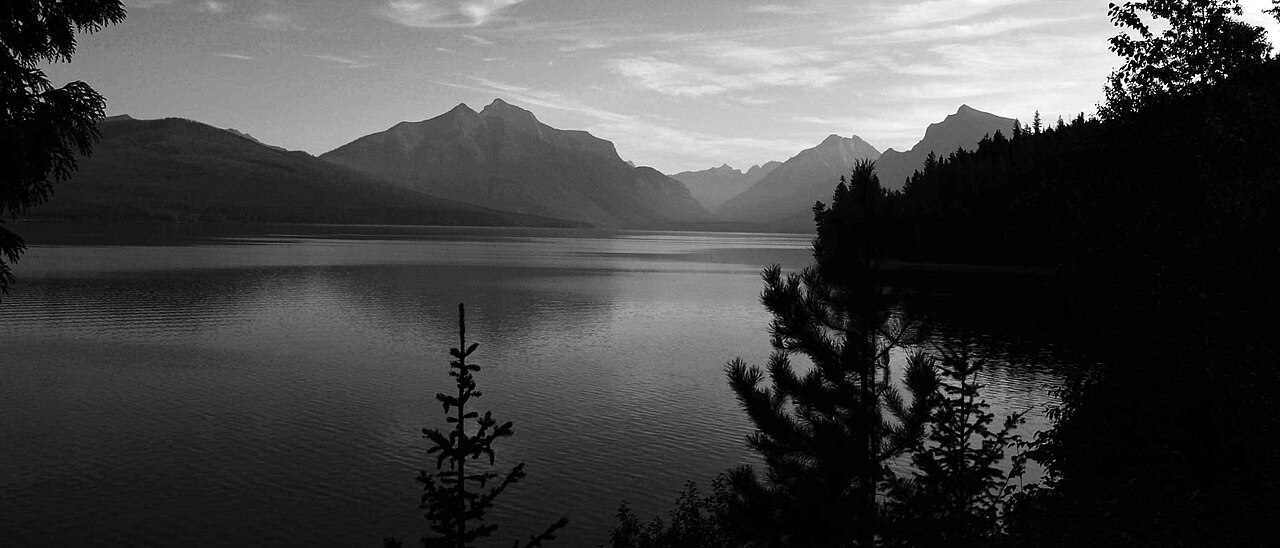
#> input picture tests/fixtures/color_correction/d60_03r/real_mountain_lake_landscape.jpg, 1280 x 548 px; its folder holds only this picture in this run
$ python -i jpg_full_resolution.py   (imports and definitions only)   (older library calls are emulated)
#> lines starting #> are read from the running program, lines starting #| are printed output that depends on the picture
#> further down, picture is the input picture: PIL image 1280x548 L; min 0, max 255, mean 69.2
"""The existing JPEG metrics over every native pixel, with bounded float workspaces.

One-row halos preserve Sobel/Laplacian and JPEG block coordinates at stripe seams.
Exact global quantiles use a private, automatically removed float scratch file;
neither thumbnails nor ROI measurements can approve a full-size candidate.
"""
from __future__ import annotations

import math
import tempfile
from pathlib import Path

import cv2
import numpy as np
from PIL import Image

STRIPE_ROWS = 128


# [10 lines left out: function _percentile_hist, not called in this run]


def _luma(image: Image.Image, top: int, bottom: int) -> np.ndarray:
    rgb = np.asarray(image.crop((0, top, image.width, bottom)), dtype=np.uint8)
    return cv2.cvtColor(rgb, cv2.COLOR_RGB2GRAY).astype(np.float32)


# [5 lines left out: function _gradient, not called in this run]


class FullResolutionSourceAnalysis:
    """Request-local, read-only Source preprocessing for native JPEG metrics."""

    def __init__(self, source: Image.Image):
        self.size = source.size
#> self.size = (1280, 548)
        self.width, self.height = source.size
#> self.width = 1280; self.height = 548
        self.pixels = self.width * self.height
#> self.pixels = 701440
        self._temporary = tempfile.TemporaryDirectory(prefix="hdde-jpg-source-analysis-")
        self._maps: list[np.memmap] = []
        self._closed = False
        try:
            self._build(source)
        except Exception:
            self.close()
            raise

    def _map(self, name: str, dtype, shape) -> np.memmap:
        path = Path(self._temporary.name) / f"{name}.bin"
        mapped = np.memmap(path, mode="w+", dtype=dtype, shape=shape)
        self._maps.append(mapped)
        return mapped

    def _build(self, source: Image.Image) -> None:
        width, height, pixels = self.width, self.height, self.pixels
#> width = 1280; height = 548; pixels = 701440
        self.source_rgb = self._map("rgb", np.uint8, (height, width, 3))
        self.source_luma = self._map("luma", np.float32, (height, width))
        self.source_gradient = self._map("gradient", np.float32, (height, width))
        self.source_lab = self._map("lab", np.float32, (height, width, 3))
        self.source_hf_sum = 0.0

        with tempfile.TemporaryFile(prefix="hdde-jpg-source-percentile-") as scratch:
            values = np.memmap(scratch, mode="w+", dtype=np.float32, shape=(pixels,))
            try:
                for y in range(0, height, STRIPE_ROWS):
                    end = min(height, y + STRIPE_ROWS)
                    top, bottom = max(0, y - 1), min(height, end + 1)
                    core = slice(y - top, end - top)
                    rgb_with_halo = np.asarray(source.crop((0, top, width, bottom)), dtype=np.uint8)
                    source_rgb = rgb_with_halo[core]
                    source_luma = cv2.cvtColor(rgb_with_halo, cv2.COLOR_RGB2GRAY).astype(np.float32)
                    source_gradient = _gradient(source_luma)[core]
                    self.source_rgb[y:end] = source_rgb
                    self.source_luma[y:end] = source_luma[core]
                    self.source_gradient[y:end] = source_gradient
                    self.source_lab[y:end] = cv2.cvtColor(
                        source_rgb.astype(np.float32) / 255.0, cv2.COLOR_RGB2LAB,
                    )
                    self.source_hf_sum += float(
                        np.sum(np.abs(cv2.Laplacian(source_luma, cv2.CV_32F)[core]), dtype=np.float64)
                    )
                    values[y * width:end * width] = source_gradient.reshape(-1)
#> this loop made 1 pass
#> pass 1, in _build, `rgb_with_halo = np.asarray(source.crop((0, top, width, bottom)), dtype..`:
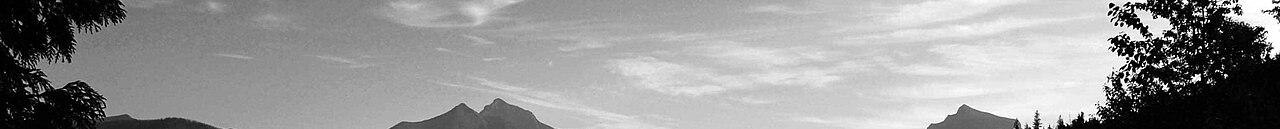
#> rgb_with_halo: shape (129, 1280); min 0, max 255, mean 150.5
#> pass 1, in _build, `source_rgb = rgb_with_halo[core]`:
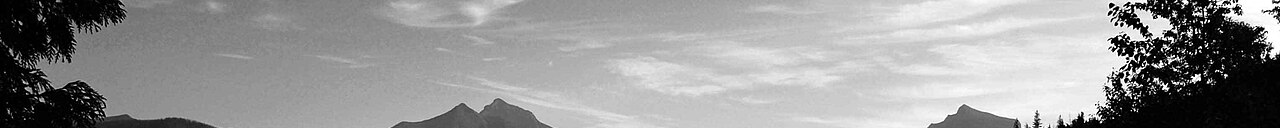
#> source_rgb: shape (128, 1280); min 0, max 255, mean 150.8
#> after the loop: self.source_gradient: shape (548, 1280) float32; every value is 0
#> after the loop: self.source_lab: shape (548, 1280, 3) float32; every value is 0
#> after the loop: self.source_rgb: shape (548, 1280, 3); every value is 0
#> after the loop, self.source_hf_sum = 0
                self.edge_threshold = max(16.0, float(np.percentile(values, 85, overwrite_input=True)))
            finally:
                values._mmap.close()

        self.source_edge_sum = 0.0
        for y in range(0, height, STRIPE_ROWS):
            end = min(height, y + STRIPE_ROWS)
            gradient = self.source_gradient[y:end]
            edge = gradient >= self.edge_threshold
            self.source_edge_sum += float(np.sum(gradient[edge], dtype=np.float64))
        for mapped in self._maps:
            mapped.flush()
            mapped.flags.writeable = False

    # [106 lines left out: function measure, not called in this run]

    def close(self) -> None:
        if self._closed:
            return
        self._closed = True
        for mapped in self._maps:
            try:
                mapped._mmap.close()
            except Exception:
                pass
        self._maps.clear()
        self._temporary.cleanup()

    def __enter__(self) -> "FullResolutionSourceAnalysis":
        return self

    def __exit__(self, _type, _value, _traceback) -> None:
        self.close()


# [14 lines left out: function full_resolution_metrics, not called in this run]

>>> from PIL import Image
>>> picture = Image.open('../../tests/fixtures/color_correction/d60_03r/real_mountain_lake_landscape.jpg')
#> (the run stopped early here; a loop or call above may not have finished)

$ run again, on tests/fixtures/color_correction/d60_03r/real_sunset_landscape.jpg
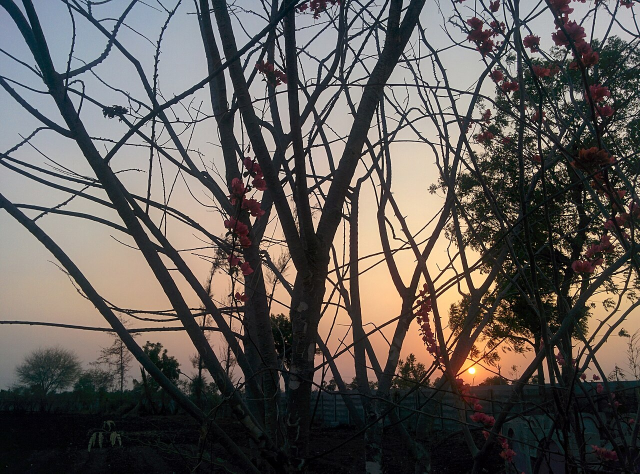
#> input picture tests/fixtures/color_correction/d60_03r/real_sunset_landscape.jpg, 1280 x 947 px (shown at 1/2 size)
#> picture is the input picture: PIL image 1280x947 RGB; mean R, G, B 95.6, 90.1, 86.1
#> the loop in _build, `for y in range(0, height, STRIPE_ROWS):` made 8 passes
#> self.source_hf_sum on passes 1 to 8: 7211307, 16057711, 24901450, 32797546, 39335067, 45236422, 46970891, 47496743
#> after the loop in _build, `for y in range(0, height, STRIPE_ROWS):`: self.source_hf_sum = 47496743
#> self.edge_threshold = 220.4
#> the loop in _build, `for y in range(0, height, STRIPE_ROWS):` made 8 passes
#> self.source_edge_sum on passes 1 to 8: 16131315.2, 35213716.9, 54204632.5, 70680067.7, 84614684, 95307124.4, 95750834.2, 95754167.4
#> pass 1, in _build, `edge = gradient >= self.edge_threshold`:
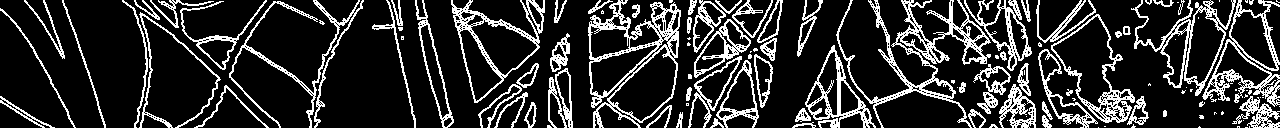
#> edge: shape (128, 1280) bool; 18.8% white in thin lines or dots
#> pass 3, in _build, `gradient = self.source_gradient[y:end]`:
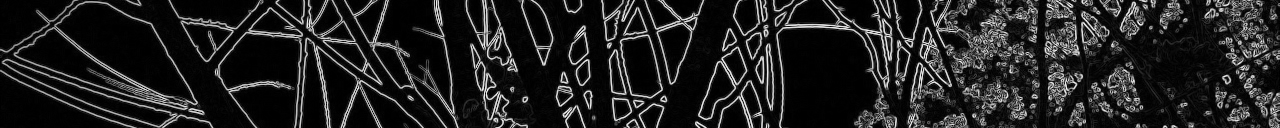
#> gradient: shape (128, 1280) float32; min 0, max 1072.6, mean 147.9; drawn with min black and max white
#> after the loop in _build, `for y in range(0, height, STRIPE_ROWS):`: self.source_edge_sum = 95754167.4
